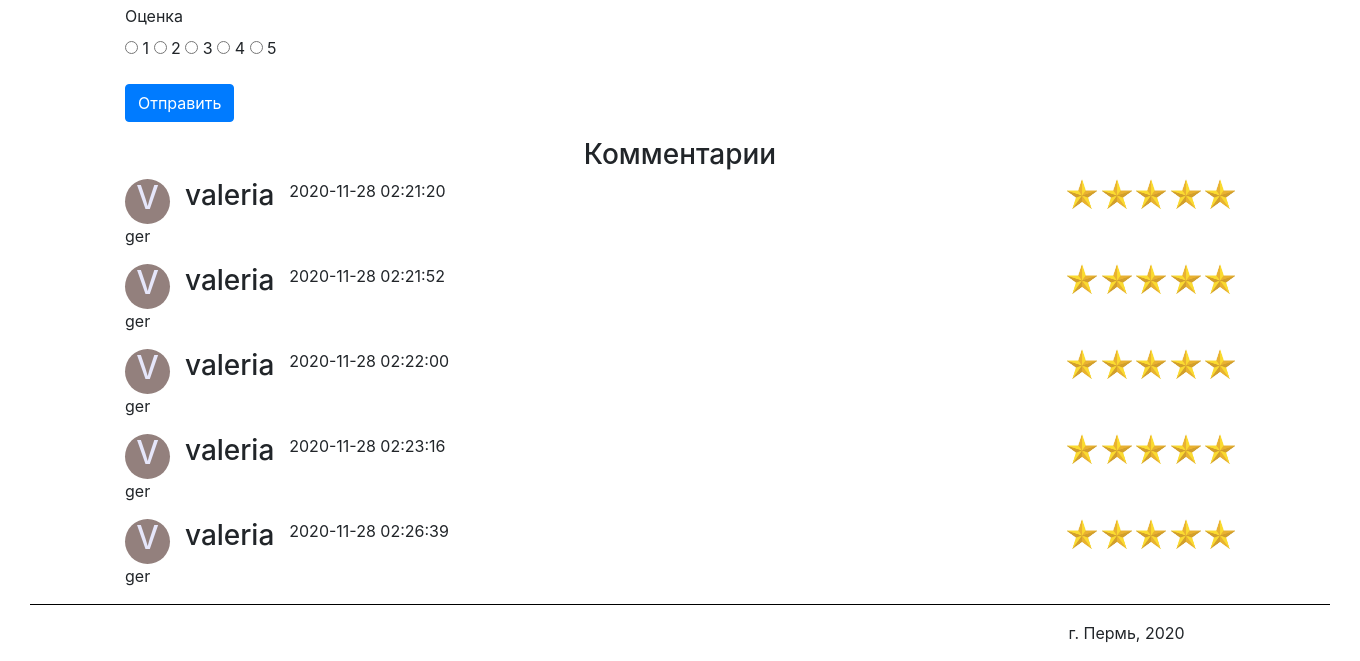
The page /Cathedral_square (lower part) on the database as committed earlier.
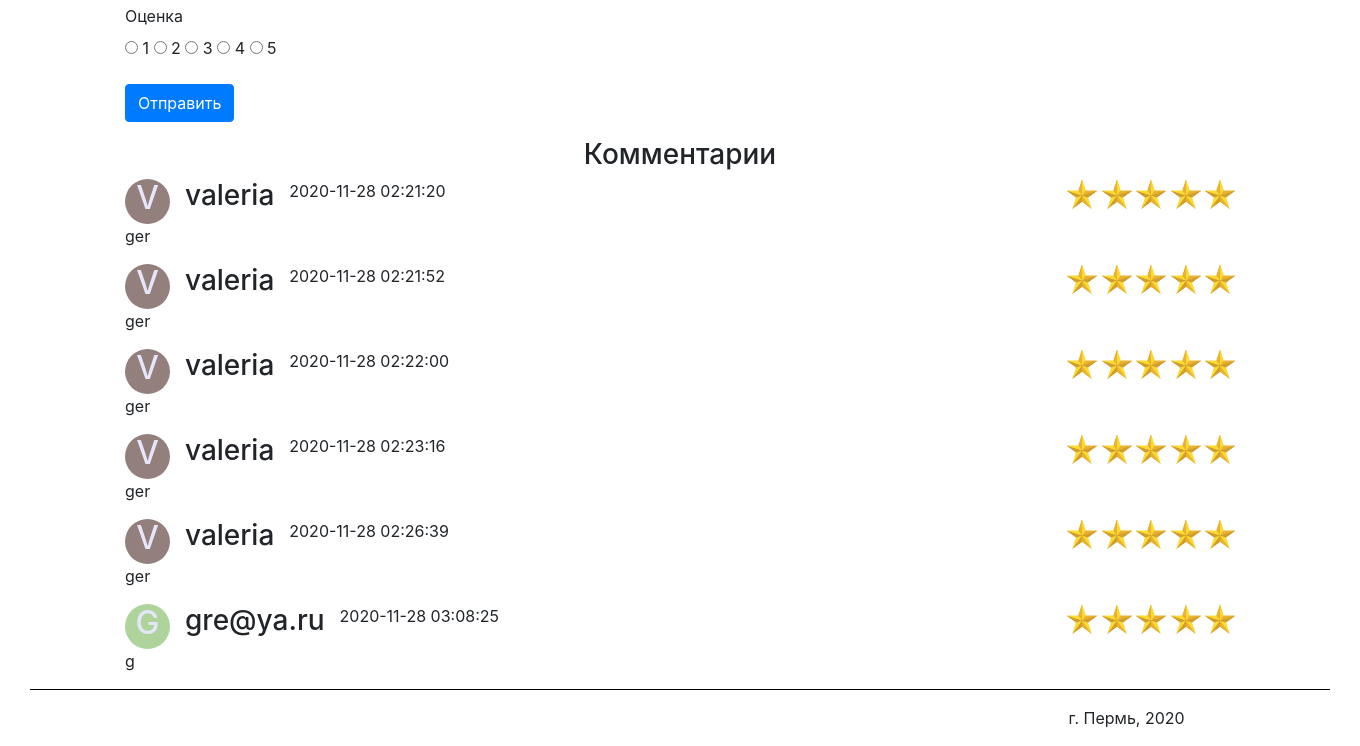
The same page on the database as committed later.
### data/comments.py (models this page shows)
class Comment(SqlAlchemyBase):
    __tablename__ = 'comment'
    id = sqlalchemy.Column(sqlalchemy.Integer,
                           primary_key=True, autoincrement=True)
    description = sqlalchemy.Column(sqlalchemy.String)
    sight = sqlalchemy.Column(sqlalchemy.String)
    nickname = sqlalchemy.Column(sqlalchemy.String)
    email = sqlalchemy.Column(sqlalchemy.String)
    mark = sqlalchemy.Column(sqlalchemy.Integer)
    datetime = sqlalchemy.Column(sqlalchemy.String)

### main.py (the view, shortened to what this page needs)
    @app.route('/<sight>', methods=['GET', 'POST'])
    def sights(sight):
        sights = {"Ancient_volcano": "Древний вулкан",
                  "Basegi_Nature_Reserve": "Заповедник Басеги",
                  "Blue_lakes": "Голубые озёра", "Cathedral_square": "Соборная площадь",
                  "Perm_36": "Пермь-36", "Usva_pillars": "Устьвинские столбы",
                  "Vakutin_stone": "Вакутин камень",
                  "Vishera_nature_reserve": "Вишерский заповедник"}
        sights2 = ["Ancient_volcano", "Basegi_Nature_Reserve", "Blue_lakes", "Cathedral_square",
                  "Perm_36", "Usva_pillars", "Vakutin_stone", "Vishera_nature_reserve"]
        form = CommentForm()
        if sight in sights2:
            return render_template(sight + ".html",
                                   sight=sight, title=sights[sight],
                                   Comment=Comment, session=session, form=form, User=User)
        else:
            return render_template("add_post_page.html", title=sight, Post=Post, form=form,
                                   sight=sight, session=session, Comment=Comment, User=User)

### data/comment_form.py
class CommentForm(FlaskForm):
    description = TextAreaField('Описание')
    mark = RadioField('Оценка', choices=[('one_point', '1'), ('two_points', '2'),
                                         ('three_points', '3'), ('four_points', '4'),
                                         ('five_points', '5')], validators=[DataRequired()])
    submit = SubmitField('Отправить')

### templates/Cathedral_square.html (shortened to what this page needs)
{% extends "header_footer.html" %}
{% block content %}
                    {% set note_href = "/add_note/" + "Cathedral_square" %}
    {% include "comment.html" %}
{% endblock %}

### templates/comment.html (shortened to what this page needs)
<div>
    <main role="main" class="container">
        <form action="" method="post">
            <p>
                 {{ form.mark.label }}<br>
                 {% for mark in form.mark %}
                     {{ mark }}
                     {{ mark.label }}
                 {% endfor %}
             </p>
            <p>{{ form.submit(type="submit", class="btn btn-primary") }}</p>
        </form>
        <h3 style="text-align: center;">Комментарии</h3>
        {% set comment = session.query(Comment) %}
        {% set user = session.query(User) %}
        {% for i in range(session.query(Comment).count()) %}
            {% if comment[i].sight == sight %}
                <div>
                    {% for j in range(session.query(User).count()) %}
                        {% if comment[i].nickname == user[j].nickname %}
                            <div style="margin-right: 15px; background: {{ user[j].avatar_color }};" class="circle">
                                <h2 style="text-align: center; color: #E6E6FA;"> {{ comment[i].nickname[0].upper() }} </h2>
                            </div>
                        {% endif %}
                    {% endfor %}
                    <h3 style="float: left;">{{ comment[i].nickname }} &#160;</h3>
                    <p style="float: left;">{{ comment[i].datetime }}</p>
                    {% set points = {"one_point": 1, "two_points": 2, "three_points": 3,
                        "four_points":4, "five_points": 5} %}
                        <div style="float: right;">
                        {% for i in range(points[comment[i].mark]) %}
                            <img style="width: 30px; height: 30px;" src="/static/images/star.jpg">
                        {% endfor %}
                        </div>
                    <p style="clear: both;">{{ comment[i].description }}</p>
                </div>
            {% endif %}
        {% endfor %}
    </main>
</div>

Rows that differ between the two databases and show on the page:
added Comment: nickname "G", nickname "gre@ya.ru", datetime "2020-11-28 03:08:25", sight "Cathedral_square" (drawn), description "g"
